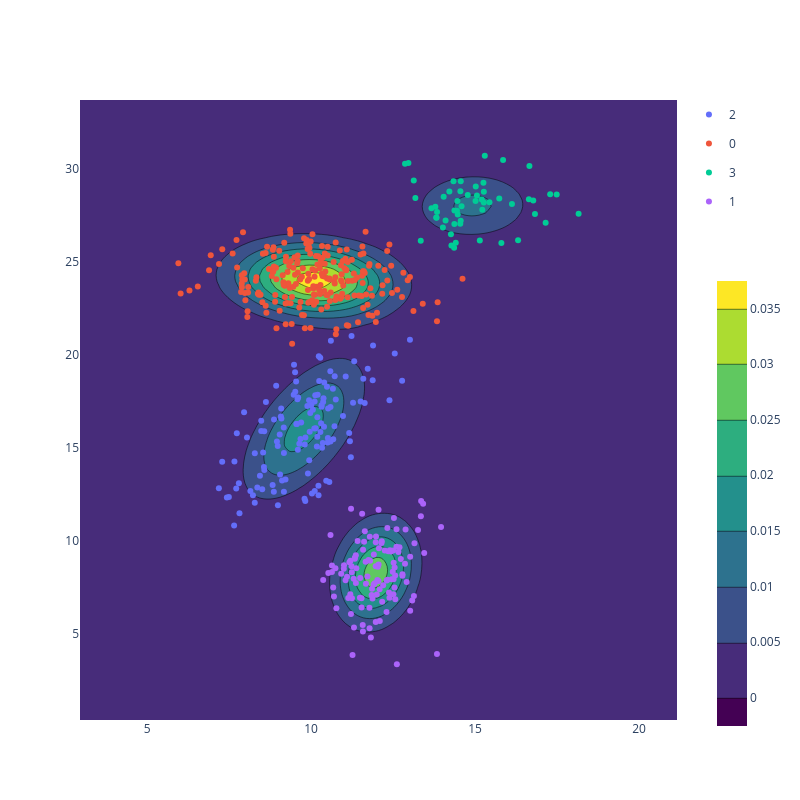

The notebook cell this image was saved under:
### Code cell
num_points = 100
speed_pts = np.linspace(bikes['Speed'].min()-3, bikes['Speed'].max()+3, num_points)
length_pts = np.linspace(bikes['Length'].min()-3, bikes['Length'].max()+3, num_points)

fig = go.Figure()
fig.add_trace(gmm_surface(mu, Sigma, p, speed_pts, length_pts))
fig.update_layout(width=800, height=800)
fig.add_traces(px.scatter(bikes, x='Speed', y='Length', color='scikit gmm').data)
